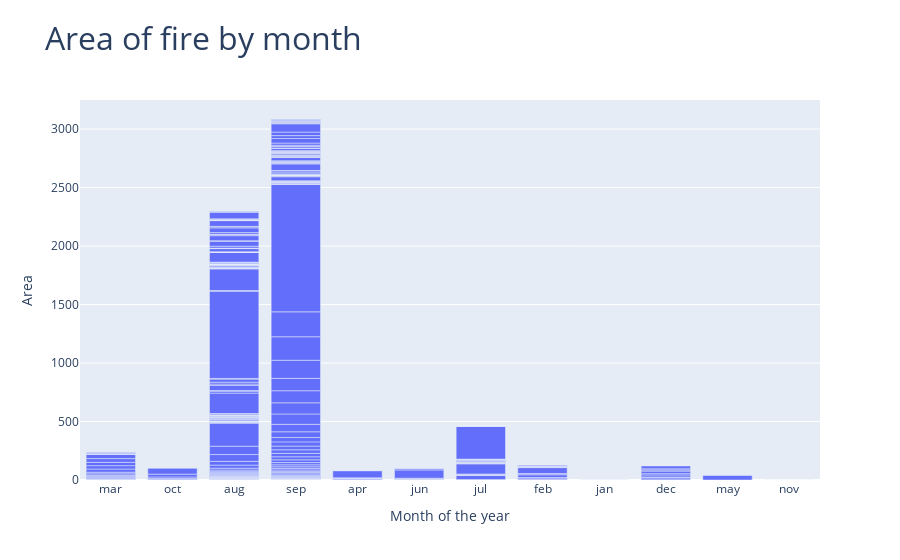

Here is the notebook cell this chart was saved with:
### Code cell
fig = make_subplots(cols=1,rows=1, specs=[[{'type':'bar'}]])

fig.add_bar(x=df.month,
               y=df.area,
               name='DMC',
               row=1,col=1)

fig.update_layout({'title':{'text':'Area of fire by month', 'font':{'size':32}}})

fig.update_xaxes({'title':{'text':'Month of the year'}})
fig.update_yaxes({'title':{'text':'Area'}})

iplot(fig)

### Figure 1 — Plotly figure (JSON) as saved in the notebook; plotly's stock layout.template omitted (floating-point values rounded to 4 significant figures; data arrays with more than 128 entries replaced by an {"elided": "..."} marker saying what was removed)
{"data": [{"name": "DMC", "type": "bar", "x": {"elided": "517 str values"}, "xaxis": "x", "y": {"elided": "517 float values"}, "yaxis": "y"}], "layout": {"title": {"font": {"size": 32}, "text": "Area of fire by month"}, "xaxis": {"anchor": "y", "domain": [0, 1], "title": {"text": "Month of the year"}}, "yaxis": {"anchor": "x", "domain": [0, 1], "title": {"text": "Area"}}}}
